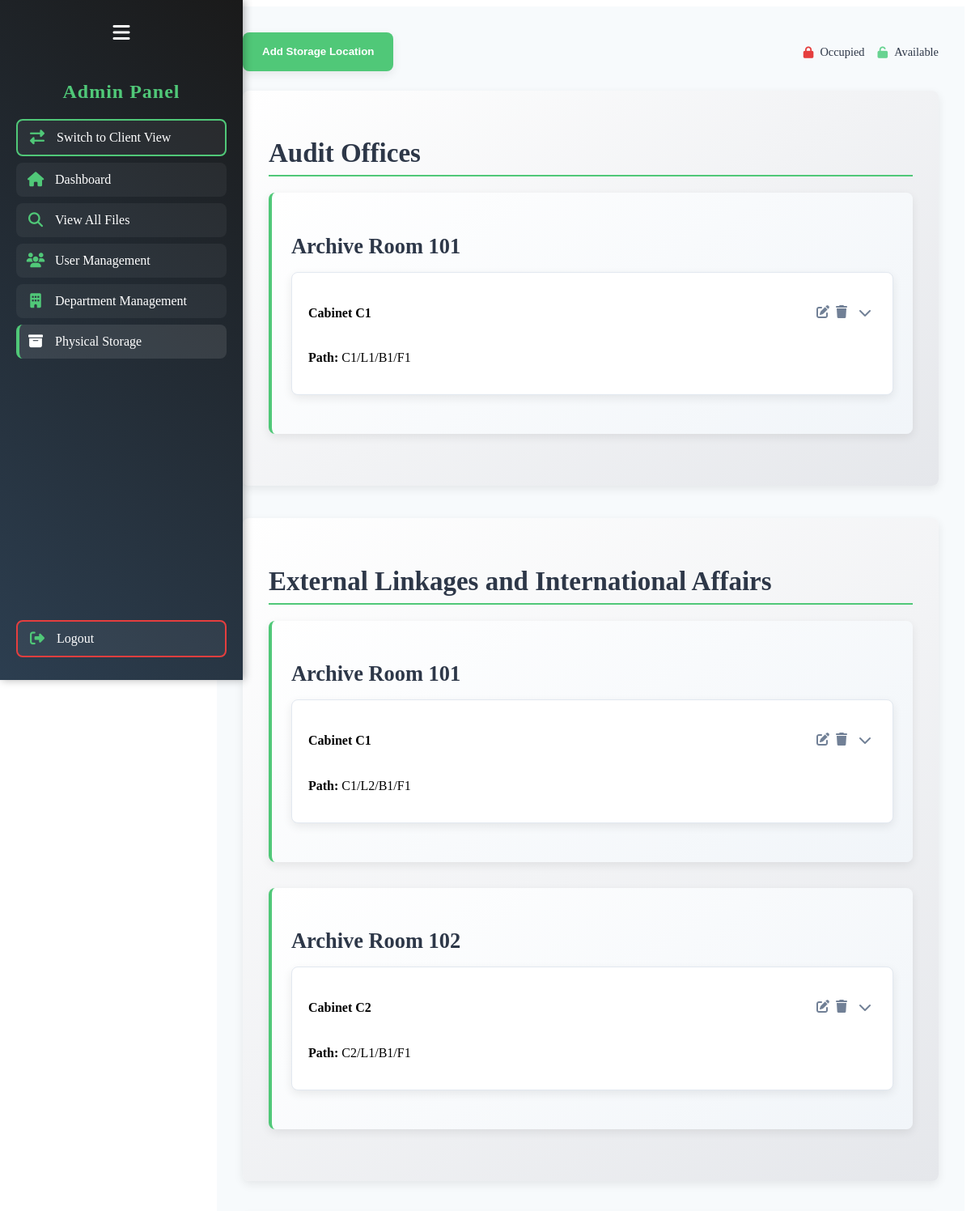
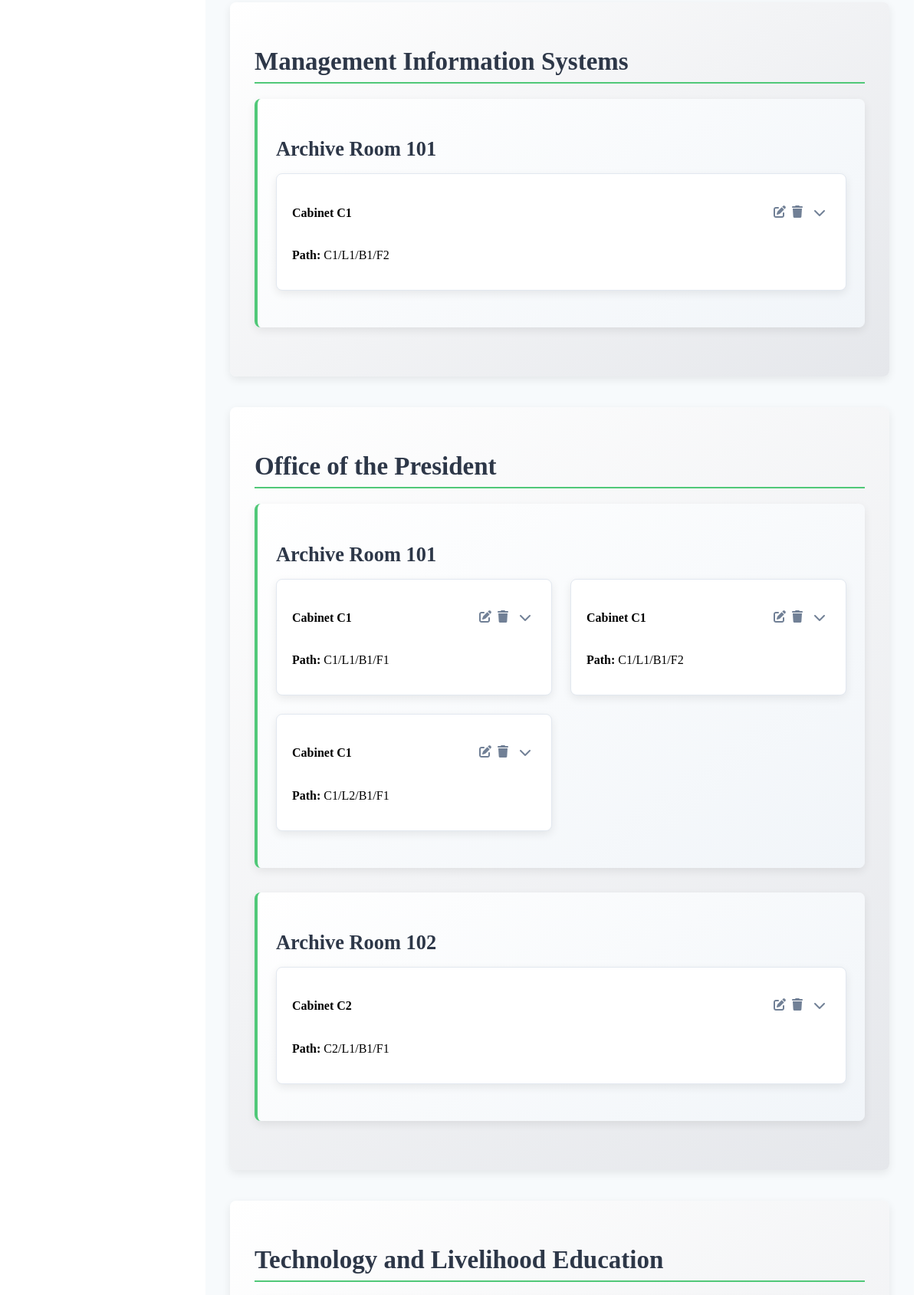
Screenshot of /Physical_Storage_Management.php (signed in, upper part) with the database file from the repository (2 pictures, top to bottom).
### tables this page shows
CREATE TABLE `departments` (
  `department_id` int(11) NOT NULL AUTO_INCREMENT,
  `department_name` varchar(255) NOT NULL COMMENT 'Name of the department',
  `department_type` varchar(50) NOT NULL COMMENT 'Type (e.g., college, office, sub_department)',
  `name_type` varchar(50) NOT NULL COMMENT 'Category (e.g., Academic, Administrative)',
  `parent_department_id` int(11) DEFAULT NULL COMMENT 'Recursive reference to parent department',
  PRIMARY KEY (`department_id`),
  KEY `idx_parent_department` (`parent_department_id`),
  CONSTRAINT `fk_departments_parent` FOREIGN KEY (`parent_department_id`) REFERENCES `departments` (`department_id`) ON DELETE SET NULL
);

### Physical_Storage_Management.php (the view, shortened to what this page needs)
<?php
require 'db_connection.php';
function fetchStorageLocations(PDO $pdo): array
{
    $stmt = $pdo->prepare("
        SELECT
            d.department_id,
            d.department_name,
            f.storage_location,
            f.physical_storage_path,
            MIN(f.file_name) AS file_name
        FROM files f
        LEFT JOIN users_department ud ON f.user_id = ud.user_id
        LEFT JOIN departments d ON ud.department_id = d.department_id
        WHERE f.physical_storage_path IS NOT NULL
        AND f.file_status = 'active'
        GROUP BY d.department_id, d.department_name, f.storage_location, f.physical_storage_path
        ORDER BY d.department_name, f.storage_location, f.physical_storage_path
    ");
    $stmt->execute();
    $results = $stmt->fetchAll(PDO::FETCH_ASSOC);
    $departments = [];
    foreach ($results as $row) {
        $department_id = $row['department_id'] ?: 0;
        $department_name = $row['department_name'] ?: 'Unassigned Department';
        $location = $row['storage_location'] ?: 'Unspecified Location';
        $cabinet_id = explode('/', $row['physical_storage_path'])[0];
        $cabinet_name = "Cabinet $cabinet_id";
        if (!isset($departments[$department_id])) {
            $departments[$department_id] = [
                'department_name' => $department_name,
                'locations' => []
            ];
        }
        if (!isset($departments[$department_id]['locations'][$location])) {
            $departments[$department_id]['locations'][$location] = [
                'cabinets' => []
            ];
        }
        $departments[$department_id]['locations'][$location]['cabinets'][] = [
            'physical_storage_path' => $row['physical_storage_path'],
            'cabinet_name' => $cabinet_name,
            'department_id' => $row['department_id'],
            'department_name' => $row['department_name']
        ];
    }
    return $departments;
}
$storage_locations = fetchStorageLocations($pdo);
?>
<!DOCTYPE html>
<html lang="en">
<head>
    <link rel="stylesheet" href="https://cdnjs.cloudflare.com/ajax/libs/font-awesome/6.4.2/css/all.min.css">
    <link rel="stylesheet" href="style/admin-sidebar.css">
    <link rel="stylesheet" href="style/Physical_Storage_Management.css">
</head>
<body>
    <div class="sidebar">
        <button class="toggle-btn" title="Toggle Sidebar"><i class="fas fa-bars"></i></button>
        <h2 class="sidebar-title">Admin Panel</h2>
        <a href="dashboard.php" class="client-btn"><i class="fas fa-exchange-alt"></i><span class="link-text">Switch to Client View</span></a>
        <a href="admin_dashboard.php"><i class="fas fa-home"></i><span class="link-text">Dashboard</span></a>
        <a href="admin_search.php"><i class="fas fa-search"></i><span class="link-text">View All Files</span></a>
        <a href="user_management.php"><i class="fas fa-users"></i><span class="link-text">User Management</span></a>
        <a href="department_management.php"><i class="fas fa-building"></i><span class="link-text">Department Management</span></a>
        <a href="physical_storage_management.php" class="active"><i class="fas fa-archive"></i><span class="link-text">Physical Storage</span></a>
        <a href="logout.php" class="logout-btn"><i class="fas fa-sign-out-alt"></i><span class="link-text">Logout</span></a>
    </div>
    <div class="main-content">
        <div class="header-controls">
            <button id="open-modal-btn" class="open-modal-btn">Add Storage Location</button>
            <div class="legend">
                <div class="occupied" data-tooltip="Storage is occupied"><span>Occupied</span></div>
                <div class="available" data-tooltip="Storage is available"><span>Available</span></div>
            </div>
        </div>
        <div role="tree" aria-label="Department Storage">
            <?php foreach ($storage_locations as $dept_id => $dept_data): ?>
                <section class="department-section" role="treeitem" aria-level="1" data-department="<?= htmlspecialchars($dept_data['department_name']) ?>">
                    <h2><?= htmlspecialchars($dept_data['department_name']) ?></h2>
                    <?php foreach ($dept_data['locations'] as $location => $location_data): ?>
                        <div class="location-section" role="treeitem" aria-level="2" data-location="<?= htmlspecialchars($location) ?>">
                            <h3><?= htmlspecialchars($location) ?></h3>
                            <div class="cabinet-grid">
                                <?php foreach ($location_data['cabinets'] as $cabinet): ?>
                                    <div class="cabinet-card" role="treeitem" aria-level="3">
                                        <div class="card-header">
                                            <h4><?= htmlspecialchars($cabinet['cabinet_name']) ?></h4>
                                            <div class="card-actions">
                                                <a href="?edit=<?= htmlspecialchars($cabinet['physical_storage_path']) ?>" class="edit-btn" title="Edit Cabinet"><i class="fas fa-edit"></i></a>
                                                <a href="?delete=<?= htmlspecialchars($cabinet['physical_storage_path']) ?>" class="delete-btn" onclick="return confirm('Are you sure you want to delete this cabinet?')" title="Delete Cabinet"><i class="fas fa-trash"></i></a>
                                                <button class="toggle-details" data-target="cabinet-details-<?= htmlspecialchars($cabinet['physical_storage_path']) ?>" aria-expanded="false" aria-controls="cabinet-details-<?= htmlspecialchars($cabinet['physical_storage_path']) ?>" title="Toggle Details"><i class="fas fa-chevron-down"></i></button>
                                            </div>
                                        </div>
                                        <p><strong>Path:</strong> <?= htmlspecialchars($cabinet['physical_storage_path']) ?></p>
                                    </div>
                                <?php endforeach; ?>
                            </div>
                        </div>
                    <?php endforeach; ?>
                </section>
            <?php endforeach; ?>
        </div>
    </div>
</body>
</html>

### style/admin-sidebar.css (style rules this page uses)
:root { --primary-color: #50c878; --primary-hover: #40a867; --secondary-color: #2c3e50; --secondary-hover: #1a252f; --background-color: #f7fafc; --card-background: #ffffff; --text-color: #2d3748; --text-secondary: #718096; --border-color: #e2e8f0; --shadow: 0 4px 12px rgba(0, 0, 0, 0.08); --danger-color: #e53e3e; --success-color: #68d391; --border-radius: 8px; --transition: all 0.3s ease; }
.sidebar { width: 260px; background: linear-gradient(220deg, #1a1a1a, var(--secondary-color)); height: 100vh; padding: 20px; color: #ffffff; display: flex; flex-direction: column; box-shadow: 2px 0 10px rgba(0, 0, 0, 0.3); transition: width var(--transition), transform var(--transition); position: fixed; top: 0; left: 0; z-index: 1200; overflow-y: auto; scrollbar-width: thin; scrollbar-color: var(--primary-color) var(--secondary-color); }
.sidebar h2 { text-align: center; font-size: 24px; margin-bottom: 20px; color: var(--primary-color); font-weight: 700; letter-spacing: 1px; transition: opacity var(--transition), height var(--transition); }
.sidebar .toggle-btn { background: none; border: none; color: #ffffff; cursor: pointer; font-size: 24px; margin-bottom: 20px; padding: 8px; border-radius: var(--border-radius); transition: var(--transition); display: flex; align-items: center; justify-content: center; }
.sidebar a, .sidebar .logout-btn, .sidebar .admin-mode-btn, .sidebar .client-btn { display: flex; align-items: center; padding: 12px; color: #ffffff; text-decoration: none; font-size: 16px; font-weight: 500; border-radius: var(--border-radius); margin-bottom: 8px; background: rgba(255, 255, 255, 0.05); transition: var(--transition); position: relative; }
.sidebar a i, .sidebar .logout-btn i, .sidebar .admin-mode-btn i, .sidebar .client-btn i { margin-right: 12px; width: 24px; font-size: 18px; text-align: center; color: var(--primary-color); transition: var(--transition); }
.sidebar a.active { background: rgba(255, 255, 255, 0.1); border-left: 4px solid var(--primary-color); padding-left: 8px; }
.sidebar a.active i { color: #ffffff; }
.client-btn { background: rgba(80, 200, 120, 0.2); border: 2px solid var(--primary-color); }
.logout-btn { margin-top: auto; background: rgba(229, 62, 62, 0.2); border: 2px solid var(--danger-color); }

### rows the page displays
departments: cabinet_name "Cabinet C1", physical_storage_path "C1/L1/B1/F1"
departments: cabinet_name "Cabinet C1", physical_storage_path "C1/L2/B1/F1", cabinet_name "Cabinet C2", physical_storage_path "C2/L1/B1/F1"
departments: cabinet_name "Cabinet C1", physical_storage_path "C1/L1/B1/F2"
departments: cabinet_name "Cabinet C1", physical_storage_path "C1/L1/B1/F1", physical_storage_path "C1/L1/B1/F2", physical_storage_path "C1/L2/B1/F1", cabinet_name "Cabinet C2", physical_storage_path "C2/L1/B1/F1"

### other values shown
$dept_data['department_name'] "Audit Offices"
$location "Archive Room 101"
$dept_data['department_name'] "External Linkages and International Affairs"
$location "Archive Room 102"
$dept_data['department_name'] "Management Information Systems"
$dept_data['department_name'] "Office of the President"
$dept_data['department_name'] "Technology and Livelihood Education"
